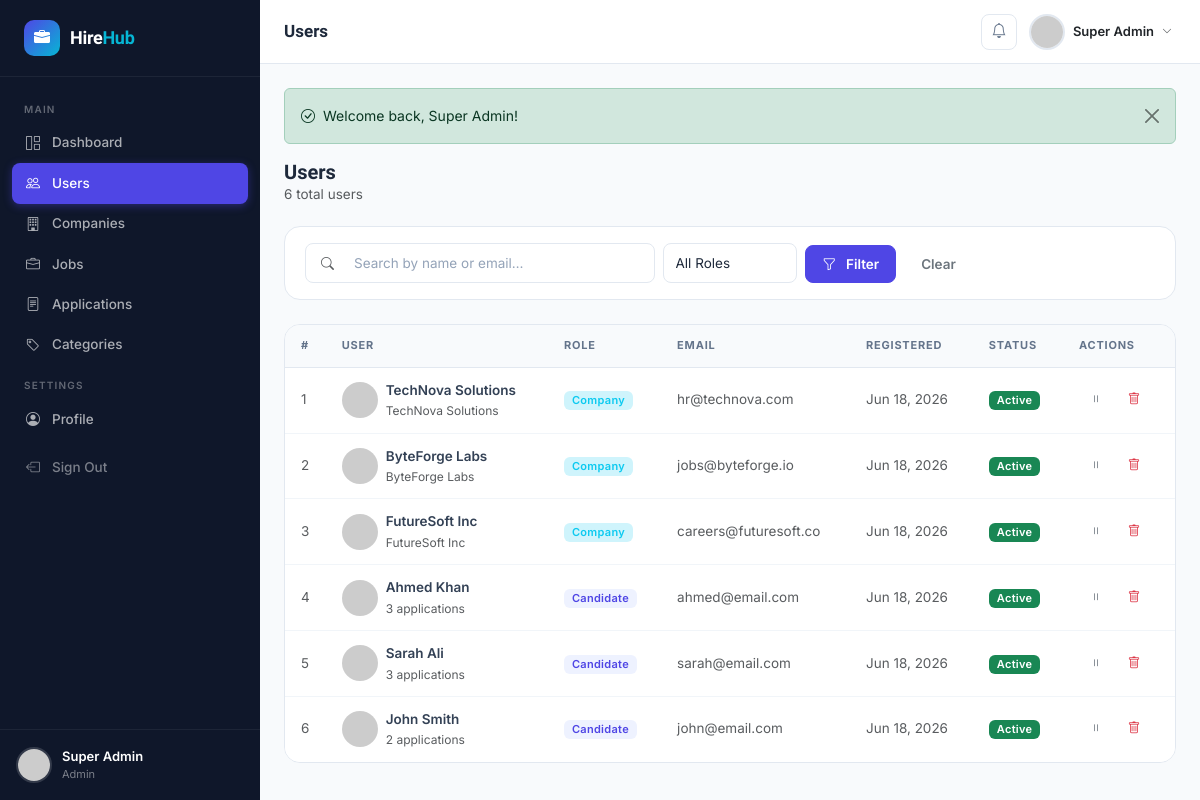
The page /admin/users.php (signed in) on the database its author committed.
### tables this page shows
CREATE TABLE `users` (
  `id` int(11) NOT NULL AUTO_INCREMENT,
  `name` varchar(100) NOT NULL,
  `email` varchar(150) NOT NULL,
  `password` varchar(255) NOT NULL,
  `role` enum('admin','company','candidate') NOT NULL DEFAULT 'candidate',
  `is_active` tinyint(1) NOT NULL DEFAULT 1,
  `avatar` varchar(255) DEFAULT NULL,
  `created_at` timestamp NOT NULL DEFAULT CURRENT_TIMESTAMP,
  `updated_at` timestamp NOT NULL DEFAULT CURRENT_TIMESTAMP ON UPDATE CURRENT_TIMESTAMP,
  PRIMARY KEY (`id`),
  UNIQUE KEY `email` (`email`)
);

### config/database.php (called while the page is built, shortened)
<?php
class Database {
    private static ?PDO $instance = null;
    public static function getInstance(): PDO {
        if (self::$instance === null) {
            try {
                $dsn = "mysql:host=" . DB_HOST . ";dbname=" . DB_NAME . ";charset=" . DB_CHARSET;
                $options = [
                    PDO::ATTR_ERRMODE            => PDO::ERRMODE_EXCEPTION,
                    PDO::ATTR_DEFAULT_FETCH_MODE => PDO::FETCH_ASSOC,
                    PDO::ATTR_EMULATE_PREPARES   => false,
                ];
                self::$instance = new PDO($dsn, DB_USER, DB_PASS, $options);
            } catch (PDOException $e) {
                die(json_encode(['error' => 'Database connection failed: ' . $e->getMessage()]));
            }
        }
        return self::$instance;
    }
    public static function query(string $sql, array $params = []): PDOStatement {
        $stmt = self::getInstance()->prepare($sql);
        $stmt->execute($params);
        return $stmt;
    }
    public static function fetch(string $sql, array $params = []): ?array {
        return self::query($sql, $params)->fetch() ?: null;
    }
    public static function fetchAll(string $sql, array $params = []): array {
        return self::query($sql, $params)->fetchAll();
    }
}

### admin/users.php (the view, shortened to what this page needs)
<?php
require_once __DIR__ . '/../core/functions.php';
$user = currentUser();
$pageTitle  = 'Users';
$activePage = 'users';
$search = trim($_GET['search'] ?? '');
$params = [];
$where  = ["u.role != 'admin'"];
$sql = "SELECT u.*,
        CASE WHEN u.role='company' THEN c.company_name ELSE NULL END AS company_name,
        CASE WHEN u.role='candidate' THEN (SELECT COUNT(*) FROM applications a JOIN candidates cd ON a.candidate_id=cd.id WHERE cd.user_id=u.id) ELSE 0 END AS app_count
        FROM users u
        LEFT JOIN companies c ON c.user_id = u.id
        WHERE " . implode(' AND ', $where) . "
        ORDER BY u.created_at DESC";
$users = Database::fetchAll($sql, $params);
include __DIR__ . '/../views/partials/head.php';
?>
<div class="app-shell">
<?php include __DIR__ . '/../views/partials/sidebar.php'; ?>
<div class="main-content">
<?php include __DIR__ . '/../views/partials/navbar.php'; ?>
<div class="page-content">
<?= renderFlash() ?>
<div class="page-header">
  <div>
    <h2>Users</h2>
    <p class="text-muted mb-0" style="font-size:13.5px"><?= count($users) ?> total users</p>
  </div>
</div>
<div class="card mb-4">
  <div class="card-body py-3">
    <form class="row g-2 align-items-end">
      <div class="col-sm-6 col-lg-5">
        <div class="position-relative">
          <i class="bi bi-search position-absolute top-50 translate-middle-y ms-3 text-muted" style="font-size:13px"></i>
          <input type="text" name="search" class="form-control ps-5" placeholder="Search by name or email…" value="<?= e($search) ?>">
        </div>
      </div>
      <div class="col-sm-3 col-lg-2">
        <select name="role" class="form-select">
          <option value="">All Roles</option>
        </select>
      </div>
      <div class="col-auto">
        <button class="btn btn-primary"><i class="bi bi-funnel me-1"></i> Filter</button>
        <a href="<?= BASE_URL ?>/admin/users.php" class="btn btn-outline-secondary ms-1">Clear</a>
      </div>
    </form>
  </div>
</div>
<div class="table-wrapper">
  <div class="table-responsive">
    <table class="table">
      <thead>
        <tr>
          <th style="width:40px">#</th>
          <th>User</th>
          <th>Role</th>
          <th>Email</th>
          <th>Registered</th>
          <th>Status</th>
          <th>Actions</th>
        </tr>
      </thead>
      <tbody>
        <?php if (empty($users)): ?>
          <tr><td colspan="7">
            <div class="empty-state py-5">
              <div class="empty-state-icon"><i class="bi bi-people"></i></div>
              <h5>No users found</h5>
              <p>Try adjusting your search or filters.</p>
            </div>
          </td></tr>
        <?php else: ?>
          <?php foreach ($users as $i => $u): ?>
          <tr>
            <td class="text-muted"><?= $i + 1 ?></td>
            <td>
              <div class="d-flex align-items-center gap-2">
                <img src="<?= avatarUrl($u['avatar'], $u['name']) ?>" alt="" class="avatar-sm">
                <div>
                  <div class="fw-600"><?= e($u['name']) ?></div>
                  <?php if ($u['company_name']): ?>
                    <div class="text-muted" style="font-size:12px"><?= e($u['company_name']) ?></div>
                  <?php elseif ($u['app_count'] > 0): ?>
                    <div class="text-muted" style="font-size:12px"><?= $u['app_count'] ?> application<?= $u['app_count'] > 1 ? 's' : '' ?></div>
                  <?php endif; ?>
                </div>
              </div>
            </td>
            <td>
              <span class="badge <?= $u['role'] === 'company' ? 'bg-info-subtle text-info' : 'bg-primary-subtle text-primary' ?> text-capitalize">
                <?= e($u['role']) ?>
              </span>
            </td>
            <td class="text-muted"><?= e($u['email']) ?></td>
            <td class="text-muted"><?= date('M j, Y', strtotime($u['created_at'])) ?></td>
            <td><?= badgeStatus($u['is_active'] ? 'active' : 'inactive') ?></td>
            <td>
              <div class="d-flex gap-1">
                <form method="POST" class="d-inline">
                  <button class="btn btn-sm btn-outline-secondary btn-icon" data-bs-toggle="tooltip"
                          title="<?= $u['is_active'] ? 'Deactivate' : 'Activate' ?>">
                    <i class="bi bi-<?= $u['is_active'] ? 'pause' : 'play' ?>"></i>
                  </button>
                </form>
                <form method="POST" class="d-inline">
                  <button class="btn btn-sm btn-outline-danger btn-icon"
                          data-confirm="Delete this user? This cannot be undone."
                          data-bs-toggle="tooltip" title="Delete">
                    <i class="bi bi-trash"></i>
                  </button>
                </form>
              </div>
            </td>
          </tr>
          <?php endforeach; ?>
        <?php endif; ?>
      </tbody>
    </table>
  </div>
</div>
</div></div></div>
<?php include __DIR__ . '/../views/partials/footer.php'; ?>

### views/partials/sidebar.php (shortened to what this page needs)
<?php
$role = $user['role'] ?? 'candidate';
$navItems = [];
if ($role === 'admin') {
    $navItems = [
        ['label' => 'Main', 'section' => true],
        ['href' => '/admin/dashboard.php',    'icon' => 'grid-1x2',      'label' => 'Dashboard',     'key' => 'dashboard'],
        ['href' => '/admin/users.php',        'icon' => 'people',        'label' => 'Users',         'key' => 'users'],
        ['href' => '/admin/companies.php',    'icon' => 'building',      'label' => 'Companies',     'key' => 'companies'],
        ['href' => '/admin/jobs.php',         'icon' => 'briefcase',     'label' => 'Jobs',          'key' => 'jobs'],
        ['href' => '/admin/applications.php', 'icon' => 'file-text',     'label' => 'Applications',  'key' => 'applications'],
        ['href' => '/admin/categories.php',   'icon' => 'tag',           'label' => 'Categories',    'key' => 'categories'],
        ['label' => 'Settings', 'section' => true],
        ['href' => '/admin/profile.php',      'icon' => 'person-circle', 'label' => 'Profile',       'key' => 'profile'],
    ];
}
?>
<aside class="sidebar" id="sidebar">
  <a href="<?= BASE_URL ?>/<?= $role ?>/dashboard.php" class="sidebar-logo">
    <div class="sidebar-logo-icon">
      <i class="bi bi-briefcase-fill"></i>
    </div>
    <span class="sidebar-logo-text">Hire<span>Hub</span></span>
  </a>
  <ul class="sidebar-nav">
    <?php foreach ($navItems as $item): ?>
      <?php if (!empty($item['section'])): ?>
        <li class="nav-section-title"><?= e($item['label']) ?></li>
      <?php else: ?>
        <li>
          <a href="<?= BASE_URL . $item['href'] ?>"
             class="<?= ($activePage ?? '') === $item['key'] ? 'active' : '' ?>">
            <span class="nav-icon"><i class="bi bi-<?= e($item['icon']) ?>"></i></span>
            <?= e($item['label']) ?>
          </a>
        </li>
      <?php endif; ?>
    <?php endforeach; ?>
    <li>
      <a href="<?= BASE_URL ?>/auth/logout.php" style="color:rgba(255,255,255,.45)" class="mt-2">
        <span class="nav-icon"><i class="bi bi-box-arrow-left"></i></span>
        Sign Out
      </a>
    </li>
  </ul>
  <div class="sidebar-user">
    <img src="<?= avatarUrl($user['avatar'] ?? null, $user['name']) ?>" alt="<?= e($user['name']) ?>">
    <div class="sidebar-user-info">
      <div class="sidebar-user-name"><?= e($user['name']) ?></div>
      <div class="sidebar-user-role"><?= e($user['role']) ?></div>
    </div>
  </div>
</aside>

### views/partials/navbar.php (shortened to what this page needs)
<nav class="top-navbar">
  <h1 class="page-title"><?= e($pageTitle ?? 'Dashboard') ?></h1>
  <div class="navbar-actions">
    <div class="dropdown">
      <button class="navbar-btn" data-bs-toggle="dropdown" aria-expanded="false">
        <i class="bi bi-bell"></i>
      </button>
    </div>
    <div class="dropdown">
      <button class="d-flex align-items-center gap-2 btn btn-sm border-0 bg-transparent p-1"
              data-bs-toggle="dropdown">
        <img src="<?= avatarUrl($user['avatar'] ?? null, $user['name']) ?>"
             alt="" class="avatar-sm" style="border:2px solid var(--gray-200);">
        <span class="fw-600 text-dark d-none d-md-inline" style="font-size:13px"><?= e($user['name']) ?></span>
        <i class="bi bi-chevron-down text-muted" style="font-size:10px"></i>
      </button>
    </div>
  </div>
</nav>

### core/functions.php (shortened to what this page needs)
<?php
require_once __DIR__ . '/../config/database.php';
function isLoggedIn(): bool {
    return !empty($_SESSION['user_id']);
}
function currentUser(): ?array {
    return Database::fetch("SELECT * FROM users WHERE id = ?", [$_SESSION['user_id']]);
}
function getFlash(): ?array {
    if (!empty($_SESSION['flash'])) {
        $flash = $_SESSION['flash'];
        return $flash;
    }
    return null;
}
function renderFlash(): string {
    $flash = getFlash();
    $icons = ['success' => 'check-circle', 'danger' => 'x-circle', 'warning' => 'exclamation-triangle', 'info' => 'info-circle'];
    $icon = $icons[$flash['type']] ?? 'info-circle';
    return '<div class="alert alert-' . $flash['type'] . ' alert-dismissible fade show d-flex align-items-center gap-2" role="alert">
        <i class="bi bi-' . $icon . '"></i>
        <span>' . e($flash['message']) . '</span>
        <button type="button" class="btn-close" data-bs-dismiss="alert"></button>
    </div>';
}
function e(?string $str): string {
    return htmlspecialchars((string)$str, ENT_QUOTES, 'UTF-8');
}
function badgeStatus(string $status): string {
    $map = [
        'pending'     => 'warning',
        'reviewed'    => 'info',
        'shortlisted' => 'primary',
        'rejected'    => 'danger',
        'hired'       => 'success',
        'active'      => 'success',
        'inactive'    => 'secondary',
    ];
    $color = $map[$status] ?? 'secondary';
    return '<span class="badge bg-' . $color . ' text-capitalize">' . e($status) . '</span>';
}
function avatarUrl(?string $avatar, string $name = 'User'): string {
    return 'https://ui-avatars.com/api/?name=' . urlencode($name) . '&background=4f46e5&color=fff&size=100';
}

### rows shown on the page
users: name "Super Admin", role "Admin"
users: name "TechNova Solutions", company_name "TechNova Solutions", role "Company", email "hr@technova.com", created_at "Jun 18, 2026", is_active 1 (drawn)
users: name "ByteForge Labs", company_name "ByteForge Labs", role "Company", email "jobs@byteforge.io", created_at "Jun 18, 2026", is_active 1 (drawn)
users: name "FutureSoft Inc", company_name "FutureSoft Inc", role "Company", email "careers@futuresoft.co", created_at "Jun 18, 2026", is_active 1 (drawn)
users: name "Ahmed Khan", app_count "3", shows "s", role "Candidate", email "ahmed@email.com", created_at "Jun 18, 2026", is_active 1 (drawn)
users: name "Sarah Ali", app_count "3", shows "s", role "Candidate", email "sarah@email.com", created_at "Jun 18, 2026", is_active 1 (drawn)
users: name "John Smith", app_count "2", shows "s", role "Candidate", email "john@email.com", created_at "Jun 18, 2026", is_active 1 (drawn)

### other values the page prints
$item['label'] "MAIN"
$item['label'] "Dashboard"
$item['label'] "Users"
$item['label'] "Companies"
$item['label'] "Jobs"
$item['label'] "Applications"
$item['label'] "Categories"
$item['label'] "SETTINGS"
$item['label'] "Profile"
$pageTitle "Users"
$flash['message'] "Welcome back, Super Admin!"
count($users) "6"
